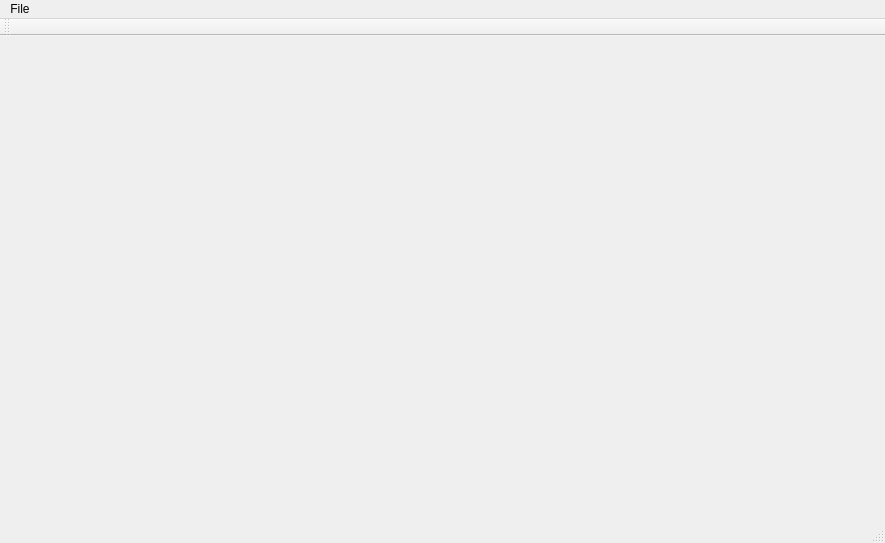
<?xml version="1.0" encoding="UTF-8"?>
<ui version="4.0">
 <class>MainWindow</class>
 <widget class="QMainWindow" name="MainWindow">
  <property name="geometry">
   <rect>
    <x>0</x>
    <y>0</y>
    <width>885</width>
    <height>543</height>
   </rect>
  </property>
  <property name="windowTitle">
   <string>Google API Calendar Client</string>
  </property>
  <widget class="QWidget" name="centralWidget"/>
  <widget class="QMenuBar" name="menuBar">
   <property name="geometry">
    <rect>
     <x>0</x>
     <y>0</y>
     <width>885</width>
     <height>23</height>
    </rect>
   </property>
   <widget class="QMenu" name="menuFile">
    <property name="title">
     <string>File</string>
    </property>
    <addaction name="actionLogin"/>
    <addaction name="actionQuit"/>
   </widget>
   <addaction name="menuFile"/>
  </widget>
  <widget class="QToolBar" name="mainToolBar">
   <attribute name="toolBarArea">
    <enum>TopToolBarArea</enum>
   </attribute>
   <attribute name="toolBarBreak">
    <bool>false</bool>
   </attribute>
  </widget>
  <widget class="QStatusBar" name="statusBar"/>
  <action name="actionLogin">
   <property name="text">
    <string>Login...</string>
   </property>
  </action>
  <action name="actionQuit">
   <property name="text">
    <string>Quit</string>
   </property>
  </action>
 </widget>
 <layoutdefault spacing="6" margin="11"/>
 <resources/>
 <connections/>
</ui>
